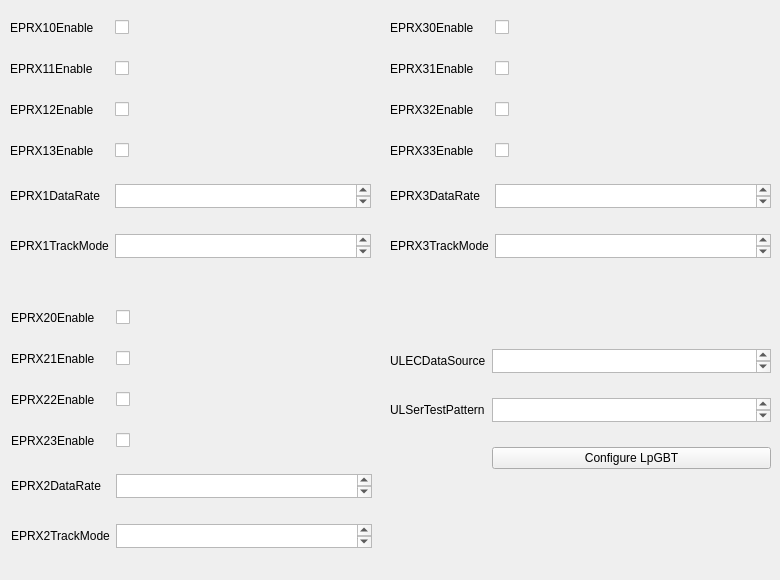
          <widget class="QWidget" name="tab_32">
           <attribute name="title">
            <string>EPRX1-3</string>
           </attribute>
           <widget class="QWidget" name="gridLayoutWidget_71">
            <property name="geometry">
             <rect>
              <x>390</x>
              <y>330</y>
              <width>381</width>
              <height>160</height>
             </rect>
            </property>
            <layout class="QGridLayout" name="gridLayout_47">
             <item row="0" column="0">
              <widget class="QLabel" name="label_115">
               <property name="text">
                <string>ULECDataSource</string>
               </property>
              </widget>
             </item>
             <item row="1" column="0">
              <widget class="QLabel" name="label_116">
               <property name="text">
                <string>ULSerTestPattern</string>
               </property>
              </widget>
             </item>
             <item row="0" column="1">
              <widget class="QPlainTextEdit" name="lpgbt12uldatasource0ULECDataSourceBox">
               <property name="maximumSize">
                <size>
                 <width>16777215</width>
                 <height>24</height>
                </size>
               </property>
              </widget>
             </item>
             <item row="1" column="1">
              <widget class="QPlainTextEdit" name="lpgbt12uldatasource0ULSerTestPatternBox">
               <property name="maximumSize">
                <size>
                 <width>16777215</width>
                 <height>24</height>
                </size>
               </property>
              </widget>
             </item>
             <item row="2" column="1">
              <widget class="QPushButton" name="configureLpGBTButton3">
               <property name="text">
                <string>Configure LpGBT</string>
               </property>
              </widget>
             </item>
            </layout>
           </widget>
           <widget class="QWidget" name="gridLayoutWidget">
            <property name="geometry">
             <rect>
              <x>10</x>
              <y>0</y>
              <width>361</width>
              <height>281</height>
             </rect>
            </property>
            <layout class="QGridLayout" name="gridLayout_57">
             <item row="4" column="1">
              <widget class="QPlainTextEdit" name="lpgbt12eprx1controlX0DataRateBox">
               <property name="maximumSize">
                <size>
                 <width>16777215</width>
                 <height>24</height>
                </size>
               </property>
              </widget>
             </item>
             <item row="3" column="1">
              <widget class="QCheckBox" name="lpgbt12eprx1controlX3EnableBox">
               <property name="text">
                <string/>
               </property>
              </widget>
             </item>
             <item row="4" column="0">
              <widget class="QLabel" name="CLKGPLLPropCurWhenLockedLabel_2">
               <property name="text">
                <string>EPRX1DataRate</string>
               </property>
              </widget>
             </item>
             <item row="1" column="0">
              <widget class="QLabel" name="lpgbtclkgpllintcurIntCurWhenLockedLabel_2">
               <property name="text">
                <string>EPRX11Enable</string>
               </property>
              </widget>
             </item>
             <item row="5" column="0">
              <widget class="QLabel" name="lpgbtCLKGPLLPropCurLabel_2">
               <property name="maximumSize">
                <size>
                 <width>16777215</width>
                 <height>24</height>
                </size>
               </property>
               <property name="text">
                <string>EPRX1TrackMode</string>
               </property>
              </widget>
             </item>
             <item row="3" column="0">
              <widget class="QLabel" name="lpgbt12eprx1controlX3EnableLabel">
               <property name="text">
                <string>EPRX13Enable</string>
               </property>
              </widget>
             </item>
             <item row="5" column="1">
              <widget class="QPlainTextEdit" name="lpgbt12eprx1controlX0TrackModeBox">
               <property name="maximumSize">
                <size>
                 <width>16777215</width>
                 <height>24</height>
                </size>
               </property>
              </widget>
             </item>
             <item row="1" column="1">
              <widget class="QCheckBox" name="lpgbt12eprx1controlX1EnableBox">
               <property name="text">
                <string/>
               </property>
              </widget>
             </item>
             <item row="0" column="1">
              <widget class="QCheckBox" name="lpgbt12eprx1controlX0EnableBox">
               <property name="text">
                <string/>
               </property>
              </widget>
             </item>
             <item row="2" column="0">
              <widget class="QLabel" name="lpgbtclkgpllresCLKFPllResLabel_2">
               <property name="text">
                <string>EPRX12Enable</string>
               </property>
              </widget>
             </item>
             <item row="0" column="0">
              <widget class="QLabel" name="lpgbt12eprx2controlX0EnableLabel_8">
               <property name="text">
                <string>EPRX10Enable</string>
               </property>
              </widget>
             </item>
             <item row="2" column="1">
              <widget class="QCheckBox" name="lpgbt12eprx1controlX2EnableBox">
               <property name="text">
                <string/>
               </property>
              </widget>
             </item>
            </layout>
           </widget>
           <widget class="QWidget" name="layoutWidget_5">
            <property name="geometry">
             <rect>
              <x>11</x>
              <y>290</y>
              <width>361</width>
              <height>281</height>
             </rect>
            </property>
            <layout class="QGridLayout" name="gridLayout_40">
             <item row="0" column="0">
              <widget class="QLabel" name="lpgbt12eprx2controlX0EnableLabel">
               <property name="text">
                <string>EPRX20Enable</string>
               </property>
              </widget>
             </item>
             <item row="0" column="1">
              <widget class="QCheckBox" name="lpgbt12eprx2controlX0EnableBox">
               <property name="text">
                <string/>
               </property>
              </widget>
             </item>
             <item row="1" column="0">
              <widget class="QLabel" name="lpgbt12eprx2controlX1EnableLabel">
               <property name="text">
                <string>EPRX21Enable</string>
               </property>
              </widget>
             </item>
             <item row="1" column="1">
              <widget class="QCheckBox" name="lpgbt12eprx2controlX1EnableBox">
               <property name="text">
                <string/>
               </property>
              </widget>
             </item>
             <item row="2" column="0">
              <widget class="QLabel" name="lpgbt12eprx2controlX2EnableLabel">
               <property name="text">
                <string>EPRX22Enable</string>
               </property>
              </widget>
             </item>
             <item row="2" column="1">
              <widget class="QCheckBox" name="lpgbt12eprx2controlX2EnableBox">
               <property name="text">
                <string/>
               </property>
              </widget>
             </item>
             <item row="3" column="0">
              <widget class="QLabel" name="lpgbt12eprx2controlX3EnableLabel">
               <property name="text">
                <string>EPRX23Enable</string>
               </property>
              </widget>
             </item>
             <item row="3" column="1">
              <widget class="QCheckBox" name="lpgbt12eprx2controlX3EnableBox">
               <property name="text">
                <string/>
               </property>
              </widget>
             </item>
             <item row="4" column="0">
              <widget class="QLabel" name="lpgbt12eprx0controlX0DataRateLabel_2">
               <property name="text">
                <string>EPRX2DataRate</string>
               </property>
              </widget>
             </item>
             <item row="4" column="1">
              <widget class="QPlainTextEdit" name="lpgbt12eprx2controlX0DataRateBox">
               <property name="maximumSize">
                <size>
                 <width>16777215</width>
                 <height>24</height>
                </size>
               </property>
              </widget>
             </item>
             <item row="5" column="0">
              <widget class="QLabel" name="lpgbt12eprx2controlX0TrackModeLabel">
               <property name="text">
                <string>EPRX2TrackMode</string>
               </property>
              </widget>
             </item>
             <item row="5" column="1">
              <widget class="QPlainTextEdit" name="lpgbt12eprx2controlX0TrackModeBox">
               <property name="maximumSize">
                <size>
                 <width>16777215</width>
                 <height>24</height>
                </size>
               </property>
              </widget>
             </item>
            </layout>
           </widget>
           <widget class="QWidget" name="layoutWidget_6">
            <property name="geometry">
             <rect>
              <x>390</x>
              <y>0</y>
              <width>381</width>
              <height>281</height>
             </rect>
            </property>
            <layout class="QGridLayout" name="gridLayout_58">
             <item row="0" column="0">
              <widget class="QLabel" name="lpgbt12eprx3controlX0EnableLabel">
               <property name="text">
                <string>EPRX30Enable</string>
               </property>
              </widget>
             </item>
             <item row="0" column="1">
              <widget class="QCheckBox" name="lpgbt12eprx3controlX0EnableBox">
               <property name="text">
                <string/>
               </property>
              </widget>
             </item>
             <item row="1" column="0">
              <widget class="QLabel" name="lpgbt12eprx3controlX1EnableLabel">
               <property name="text">
                <string>EPRX31Enable</string>
               </property>
              </widget>
             </item>
             <item row="1" column="1">
              <widget class="QCheckBox" name="lpgbt12eprx3controlX1EnableBox">
               <property name="text">
                <string/>
               </property>
              </widget>
             </item>
             <item row="2" column="0">
              <widget class="QLabel" name="lpgbt12eprx3controlX2EnableLabel">
               <property name="text">
                <string>EPRX32Enable</string>
               </property>
              </widget>
             </item>
             <item row="2" column="1">
              <widget class="QCheckBox" name="lpgbt12eprx3controlX2EnableBox">
               <property name="text">
                <string/>
               </property>
              </widget>
             </item>
             <item row="3" column="0">
              <widget class="QLabel" name="lpgbt12eprx3controlX3EnableLabel">
               <property name="text">
                <string>EPRX33Enable</string>
               </property>
              </widget>
             </item>
             <item row="3" column="1">
              <widget class="QCheckBox" name="lpgbt12eprx3controlX3EnableBox">
               <property name="text">
                <string/>
               </property>
              </widget>
             </item>
             <item row="4" column="0">
              <widget class="QLabel" name="lpgbt12eprx3controlX0DataRateLabel">
               <property name="text">
                <string>EPRX3DataRate</string>
               </property>
              </widget>
             </item>
             <item row="4" column="1">
              <widget class="QPlainTextEdit" name="lpgbt12eprx3controlX0DataRateBox">
               <property name="maximumSize">
                <size>
                 <width>16777215</width>
                 <height>24</height>
                </size>
               </property>
              </widget>
             </item>
             <item row="5" column="0">
              <widget class="QLabel" name="lpgbt12eprx3controlX0TrackModeLabel">
               <property name="maximumSize">
                <size>
                 <width>16777215</width>
                 <height>24</height>
                </size>
               </property>
               <property name="text">
                <string>EPRX3TrackMode</string>
               </property>
              </widget>
             </item>
             <item row="5" column="1">
              <widget class="QPlainTextEdit" name="lpgbt12eprx3controlX0TrackModeBox">
               <property name="maximumSize">
                <size>
                 <width>16777215</width>
                 <height>24</height>
                </size>
               </property>
              </widget>
             </item>
            </layout>
           </widget>
          </widget>
